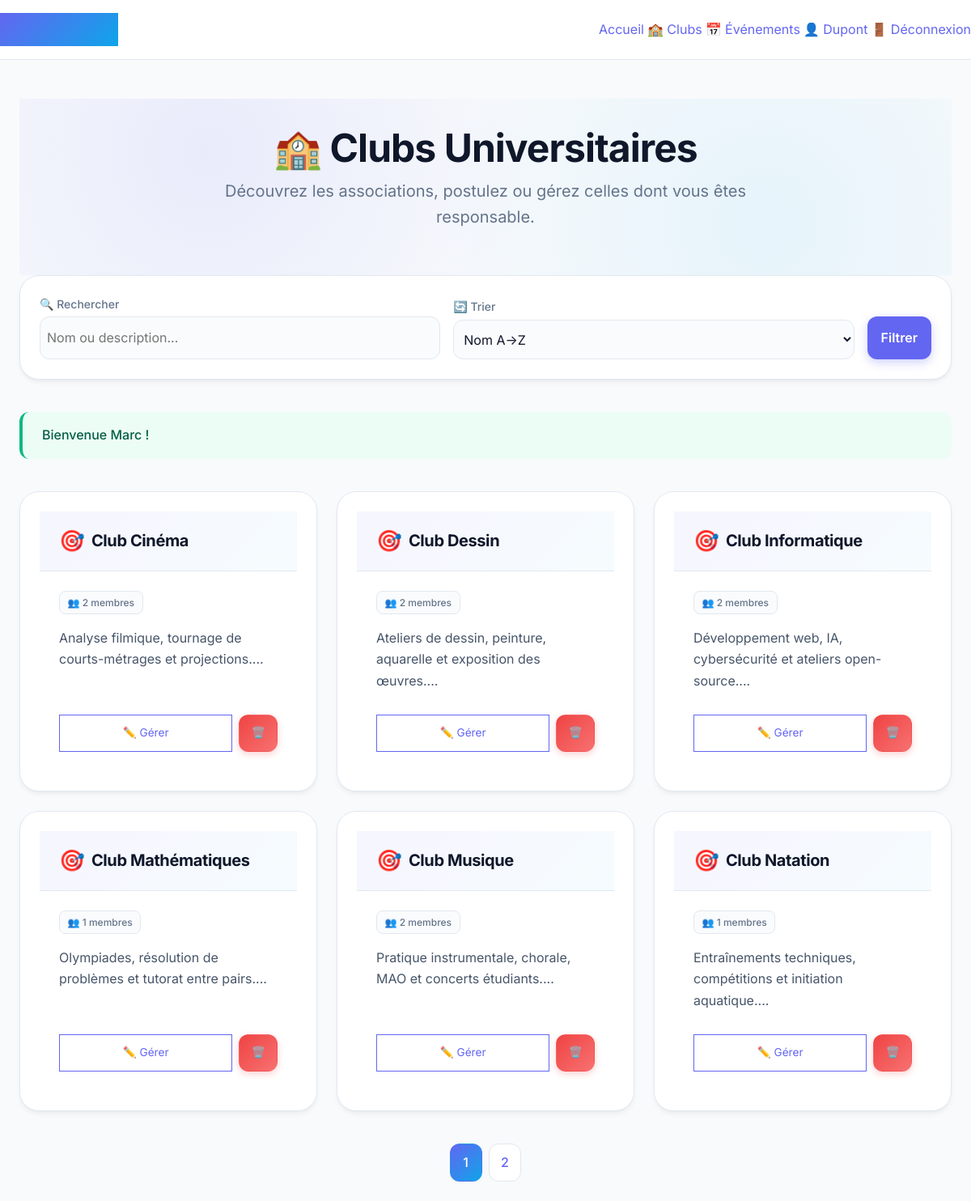
/index.php?page=clubs (signed in), run on the app's committed database.
### tables this page shows
CREATE TABLE `clubs` (
  `id` int(11) NOT NULL AUTO_INCREMENT,
  `nom` varchar(100) NOT NULL,
  `description` text DEFAULT NULL,
  `responsable_id` int(11) DEFAULT NULL,
  `created_at` timestamp NOT NULL DEFAULT current_timestamp(),
  `updated_at` timestamp NOT NULL DEFAULT current_timestamp() ON UPDATE current_timestamp(),
  PRIMARY KEY (`id`),
  KEY `responsable_id` (`responsable_id`),
  CONSTRAINT `clubs_ibfk_1` FOREIGN KEY (`responsable_id`) REFERENCES `users` (`id`) ON DELETE SET NULL
);

### includes/auth.php (called while the page is built, shortened)
<?php
function getFlash(){ $f=$_SESSION['flash']??null; unset($_SESSION['flash']); return $f; }
?>

### views/clubs.php (the view, shortened to what this page needs)
<?php
$search = trim($_GET['search'] ?? '');
$sortIn = $_GET['sort'] ?? 'c.nom ASC';
$allowed = ['c.nom ASC','c.nom DESC','membres DESC','membres ASC','c.created_at DESC'];
$sort = in_array($sortIn, $allowed) ? $sortIn : 'c.nom ASC';
$page = max(1, (int)($_GET['p'] ?? 1));
$perPage = 6;
$offset = ($page - 1) * $perPage;
$uid = $_SESSION['user_id'] ?? null;
$isAdmin = ($_SESSION['user_role'] ?? '') === 'admin';
$myClubs = $_SESSION['my_responsible_clubs'] ?? [];
$sql = "SELECT c.*, COUNT(cm.user_id) as membres FROM clubs c LEFT JOIN club_members cm ON c.id = cm.club_id WHERE c.nom LIKE :sn OR c.description LIKE :sd GROUP BY c.id, c.nom, c.description, c.responsable_id, c.created_at, c.updated_at ORDER BY $sort LIMIT :o, :p";
$stmt = $pdo->prepare($sql); $sv = "%{$search}%";
$stmt->bindValue(':sn', $sv, PDO::PARAM_STR); $stmt->bindValue(':sd', $sv, PDO::PARAM_STR);
$stmt->bindValue(':o', $offset, PDO::PARAM_INT); $stmt->bindValue(':p', $perPage, PDO::PARAM_INT);
$stmt->execute(); $clubs = $stmt->fetchAll();
$cnt = $pdo->prepare("SELECT COUNT(DISTINCT c.id) FROM clubs c WHERE c.nom LIKE ? OR c.description LIKE ?"); $cnt->execute([$sv, $sv]);
$totalPages = max(1, ceil($cnt->fetchColumn() / $perPage));
$flash = getFlash();
?>
<div class="container" style="padding-top:1.5rem;">
    <div class="hero" style="padding:2rem 0 1rem; text-align:center;"><h1>🏫 Clubs Universitaires</h1><p>Découvrez les associations, postulez ou gérez celles dont vous êtes responsable.</p></div>
    <form class="filter-bar" method="GET">
        <div class="filter-item"><label>🔍 Rechercher</label><input type="text" name="search" value="<?=htmlspecialchars($search)?>" placeholder="Nom ou description..."></div>
        <div class="filter-item"><label>🔄 Trier</label>
            <select name="sort" onchange="this.form.submit()">
                <option value="c.nom ASC" <?=$sort==='c.nom ASC'?'selected':''?>>Nom A→Z</option>
            </select>
        </div>
        <button type="submit" class="btn-primary" style="max-width:140px;margin-top:auto">Filtrer</button>
    </form>
    <?php if($flash):?><div class="alert alert-<?=htmlspecialchars($flash['type'])?>"><?=htmlspecialchars($flash['msg'])?></div><?php endif; ?>
    <?php if(empty($clubs)):?>
        <div class="empty-state"><span>📭</span><p>Aucun club trouvé.</p></div>
    <?php else: ?>
    <div class="grid-3">
        <?php foreach($clubs as $club):
            $isResponsible = in_array($club['id'], $myClubs);
        ?>
        <div class="club-card">
            <div class="card-header"><span class="club-icon">🎯</span><h3 class="club-name"><?=htmlspecialchars($club['nom'])?></h3></div>
            <div class="card-body">
                <div class="club-meta"><span class="meta-tag">👥 <?= (int)$club['membres'] ?> membres</span></div>
                <p class="club-desc"><?=htmlspecialchars(substr($club['description'],0,120))?>...</p>
                <?php if($isAdmin): ?>
                    <div style="margin-top:auto;padding-top:0.8rem;border-top:1px solid var(--border);display:flex;gap:0.5rem;">
                        <a href="<?=BASE_URL?>index.php?page=admin_dashboard" class="btn-outline" style="flex:1;padding:0.7rem;font-size:0.85rem;text-align:center;text-decoration:none;">✏️ Gérer</a>
                        <form method="POST" action="<?=BASE_URL?>controllers/admin_controller.php" style="margin:0;">
                            <button type="submit" class="btn-danger" style="padding:0.7rem 0.9rem;font-size:0.85rem;" onclick="return confirm('Supprimer définitivement ?')">🗑️</button>
                        </form>
                    </div>
                <?php elseif($isResponsible): ?>
                    <a href="<?=BASE_URL?>index.php?page=student_dashboard#gestion" class="btn-card-action btn-primary" style="text-align:center;text-decoration:none;width:100%;margin-top:auto;">👑 Gérer mon club</a>
                <?php else: ?>
                    <a href="<?=BASE_URL?>index.php?page=login" class="btn-card-action btn-outline" style="text-align:center;text-decoration:none;width:100%;margin-top:auto;">🔒 Connexion</a>
                <?php endif; ?>
            </div>
        </div>
        <?php endforeach; ?>
    </div>
    <?php if($totalPages>1):?>
    <nav class="pagination">
        <?php for($i=1;$i<=$totalPages;$i++):?>
            <a href="?page=clubs&search=<?=urlencode($search)?>&sort=<?=urlencode($sort)?>&p=<?=$i?>" class="page-link <?=$page==$i?'active':''?>"><?=$i?></a>
        <?php endfor; ?>
    </nav>
    <?php endif; ?>
    <?php endif; ?>
</div>

### data on the page
clubs: nom "Club Cinéma", membres "2", description "Analyse filmique, tournage de courts-métrages et projections."
clubs: nom "Club Dessin", membres "2", description "Ateliers de dessin, peinture, aquarelle et exposition des œuvres."
clubs: nom "Club Informatique", membres "2", description "Développement web, IA, cybersécurité et ateliers open-source."
clubs: nom "Club Mathématiques", membres "1", description "Olympiades, résolution de problèmes et tutorat entre pairs."
clubs: nom "Club Musique", membres "2", description "Pratique instrumentale, chorale, MAO et concerts étudiants."
clubs: nom "Club Natation", membres "1", description "Entraînements techniques, compétitions et initiation aquatique."

### other printed values
$nomUser "Dupont"
$flash['msg'] "Bienvenue Marc !"
